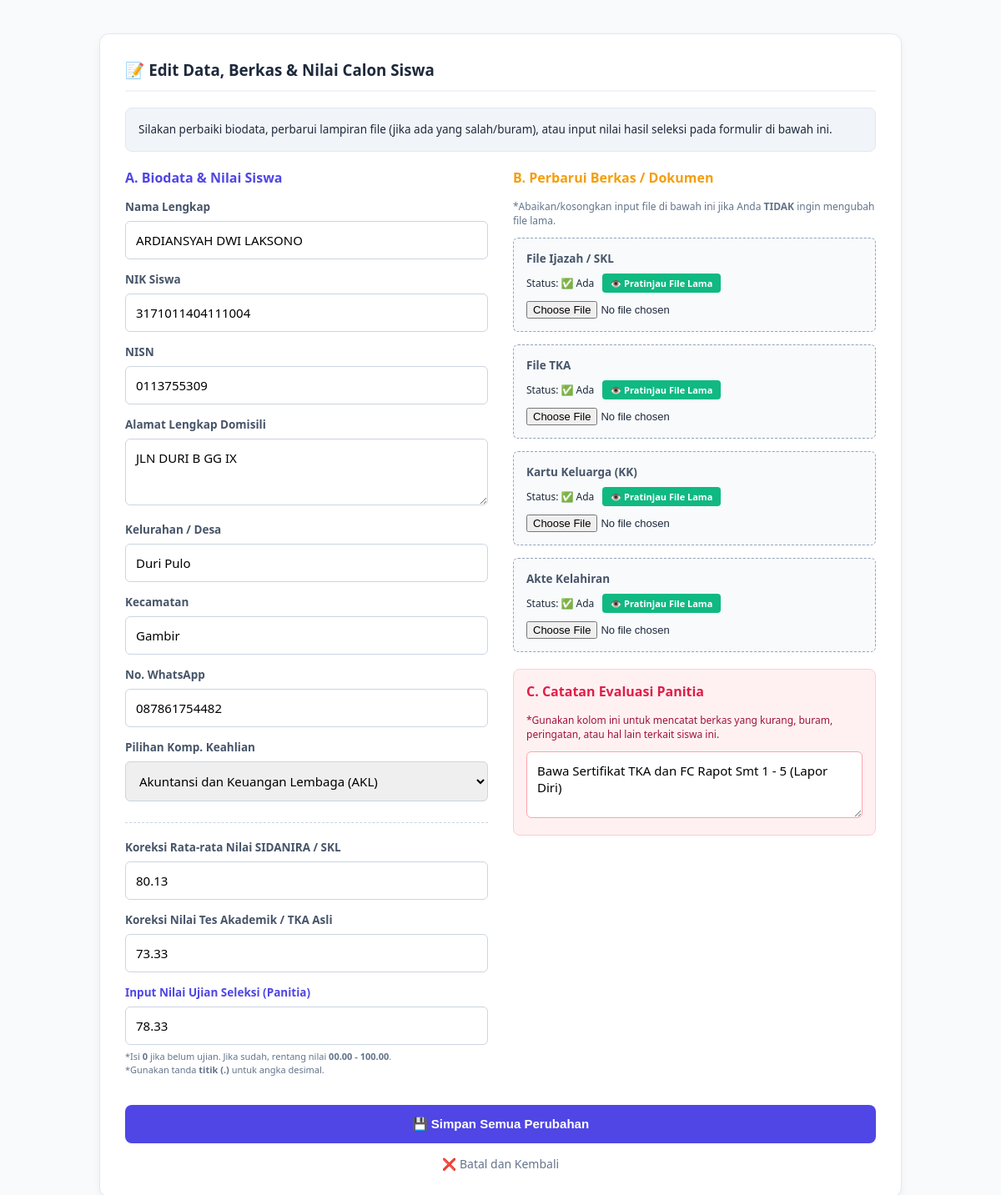
The app's page /spmbsmk/admin/edit.php?id=16&tab=akl (signed in) with its own data.
### tables this page shows
CREATE TABLE `pendaftar` (
  `id` int(11) NOT NULL,
  `no_pendaftaran` varchar(255) DEFAULT NULL,
  `nama_lengkap` varchar(100) NOT NULL,
  `nik` varchar(16) DEFAULT NULL,
  `tempat_lahir` varchar(50) NOT NULL,
  `tanggal_lahir` date NOT NULL,
  `nisn` varchar(10) NOT NULL,
  `no_ijazah` varchar(50) NOT NULL,
  `asal_sekolah` varchar(100) NOT NULL,
  `riwayat_penyakit` varchar(255) DEFAULT NULL,
  `alamat` text DEFAULT NULL,
  `kelurahan` varchar(100) DEFAULT NULL,
  `kecamatan` varchar(100) DEFAULT NULL,
  `no_whatsapp` varchar(15) NOT NULL,
  `pilihan_jurusan` varchar(50) NOT NULL,
  `nilai_skl` decimal(5,2) DEFAULT 0.00,
  `tanggal_daftar` timestamp NOT NULL DEFAULT current_timestamp(),
  `nilai_tka` decimal(5,2) DEFAULT 0.00,
  `nilai_test` decimal(5,2) DEFAULT 0.00,
  `nilai_berkas` decimal(5,2) DEFAULT 0.00,
  `file_ijazah` varchar(255) DEFAULT NULL,
  `file_tka` varchar(255) DEFAULT NULL,
  `file_kk` varchar(255) DEFAULT NULL,
  `file_akte` varchar(255) DEFAULT NULL,
  `no_kk` varchar(16) DEFAULT NULL,
  `status_konfirmasi` varchar(20) DEFAULT 'Belum',
  `gelombang` varchar(20) DEFAULT NULL,
  `alasan_pembatalan` text DEFAULT NULL,
  `file_ktp_bapak` varchar(255) DEFAULT NULL,
  `file_ktp_ibu` varchar(255) DEFAULT NULL,
  `file_sptjm` varchar(255) DEFAULT NULL,
  `status_kjp` enum('Ya','Tidak') DEFAULT 'Tidak',
  `no_rek_kjp` varchar(50) DEFAULT NULL,
  `file_tabungan_kjp` varchar(255) DEFAULT NULL,
  `catatan_panitia` text DEFAULT NULL
);

### spmbsmk/admin/edit.php (the view, shortened to what this page needs)
<?php
require_once __DIR__ . '/config/koneksi.php';
$id = mysqli_real_escape_string($conn, $_GET['id']);
$tab = isset($_GET['tab']) ? $_GET['tab'] : 'akl';
$query = mysqli_query($conn, "SELECT * FROM pendaftar WHERE id = '$id'");
$data = mysqli_fetch_assoc($query);
?>
<!DOCTYPE html>
<html lang="id">
<head>
</head>
<body>
<div class="form-container">
    <h3>📝 Edit Data, Berkas & Nilai Calon Siswa</h3>
    <div class="info-box">
        Silakan perbaiki biodata, perbarui lampiran file (jika ada yang salah/buram), atau input nilai hasil seleksi pada formulir di bawah ini.
    </div>
    <form action="" method="POST" enctype="multipart/form-data">
        <div class="grid-layout">
            <div>
                <div class="section-title">A. Biodata & Nilai Siswa</div>
                <div class="form-group">
                    <label>Nama Lengkap</label>
                    <input type="text" name="nama_lengkap" value="<?php echo htmlspecialchars($data['nama_lengkap'], ENT_QUOTES, 'UTF-8'); ?>" required>
                </div>
                <div class="form-group">
                    <label>NIK Siswa</label>
                    <input type="text" name="nik" value="<?php echo htmlspecialchars($data['nik'], ENT_QUOTES, 'UTF-8'); ?>" required>
                </div>
                <div class="form-group">
                    <label>NISN</label>
                    <input type="text" name="nisn" value="<?php echo htmlspecialchars($data['nisn'], ENT_QUOTES, 'UTF-8'); ?>" required>
                </div>
                <div class="form-group">
                    <label>Alamat Lengkap Domisili</label>
                    <textarea name="alamat" required><?php echo htmlspecialchars($data['alamat'], ENT_QUOTES, 'UTF-8'); ?></textarea>
                </div>
                <div class="form-group">
                    <label>Kelurahan / Desa</label>
                    <input type="text" name="kelurahan" value="<?php echo htmlspecialchars($data['kelurahan'], ENT_QUOTES, 'UTF-8'); ?>" required>
                </div>
                <div class="form-group">
                    <label>Kecamatan</label>
                    <input type="text" name="kecamatan" value="<?php echo htmlspecialchars($data['kecamatan'], ENT_QUOTES, 'UTF-8'); ?>" required>
                </div>
                <div class="form-group">
                    <label>No. WhatsApp</label>
                    <input type="text" name="no_whatsapp" value="<?php echo htmlspecialchars($data['no_whatsapp'], ENT_QUOTES, 'UTF-8'); ?>" required>
                </div>
                <div class="form-group">
                    <label>Pilihan Komp. Keahlian</label>
                    <select name="pilihan_jurusan" required>
                        <option value="Akuntansi dan Keuangan Lembaga" <?php if($data['pilihan_jurusan'] == 'Akuntansi dan Keuangan Lembaga') echo 'selected'; ?>>Akuntansi dan Keuangan Lembaga (AKL)</option>
                    </select>
                </div>
                <div class="divider"></div>
                <div class="form-group">
                    <label for="nilai_skl">Koreksi Rata-rata Nilai SIDANIRA / SKL</label>
                    <input type="number" name="nilai_skl" step="0.01" min="0" max="100"
                        value="<?php echo $data['nilai_skl']; ?>"
                        oninput="if(this.value > 100) this.value = 100; if(this.value < 0) this.value = 0; if(this.value.includes('.')){ let p=this.value.split('.'); if(p[1].length>2) this.value=p[0]+'.'+p[1].substring(0,2); }" required>
                </div>
                <div class="form-group">
                    <label for="nilai_tka">Koreksi Nilai Tes Akademik / TKA Asli</label>
                    <input type="number" name="nilai_tka" step="0.01" min="0" max="100"
                        value="<?php echo $data['nilai_tka']; ?>"
                        oninput="if(this.value > 100) this.value = 100; if(this.value < 0) this.value = 0; if(this.value.includes('.')){ let p=this.value.split('.'); if(p[1].length>2) this.value=p[0]+'.'+p[1].substring(0,2); }" required>
                </div>
                <div class="form-group">
                    <label for="nilai_test" style="color:#4f46e5;">Input Nilai Ujian Seleksi (Panitia)</label>
                    <input type="number" name="nilai_test" step="0.01" min="0" max="100"
                        value="<?php echo $data['nilai_test']; ?>"
                        oninput="if(this.value > 100) this.value = 100; if(this.value.includes('.')){ let p=this.value.split('.'); if(p[1].length>2) this.value=p[0]+'.'+p[1].substring(0,2); }" required>
                    <small style="color:#64748b; font-size:11px; margin-top:6px; display:block; line-height:1.4;">
                        *Isi <b>0</b> jika belum ujian. Jika sudah, rentang nilai <b>00.00 - 100.00</b>.<br>
                        *Gunakan tanda <b>titik (.)</b> untuk angka desimal.
                    </small>
                </div>
            </div>
            <div>
                <div class="section-title" style="color:#f59e0b;">B. Perbarui Berkas / Dokumen</div>
                <p style="font-size:12px; color:#64748b; margin-top:0;">*Abaikan/kosongkan input file di bawah ini jika Anda <b>TIDAK</b> ingin mengubah file lama.</p>
                <div class="form-group file-box">
                    <label>File Ijazah / SKL</label>
                    <?php if(!empty($data['file_ijazah'])): ?>
                        <span style="font-size:12px;">Status: ✅ Ada</span>
                        <a href="view_file.php?file=<?php echo urlencode($data['file_ijazah']); ?>" target="_blank" class="btn-lihat">👁️ Pratinjau File Lama</a>
                    <?php else: ?>
                        <span style="font-size:12px; color:#dc2626;">Status: ❌ Belum ada</span>
                    <?php endif; ?>
                    <input type="file" name="file_ijazah" accept=".pdf,.jpg,.jpeg,.png">
                </div>
                <div class="form-group file-box">
                    <label>File TKA</label>
                    <?php if(!empty($data['file_tka'])): ?>
                        <span style="font-size:12px;">Status: ✅ Ada</span>
                        <a href="view_file.php?file=<?php echo urlencode($data['file_tka']); ?>" target="_blank" class="btn-lihat">👁️ Pratinjau File Lama</a>
                    <?php endif; ?>
                    <input type="file" name="file_tka" accept=".pdf,.jpg,.jpeg,.png">
                </div>
                <div class="form-group file-box">
                    <label>Kartu Keluarga (KK)</label>
                    <?php if(!empty($data['file_kk'])): ?>
                        <span style="font-size:12px;">Status: ✅ Ada</span>
                        <a href="view_file.php?file=<?php echo urlencode($data['file_kk']); ?>" target="_blank" class="btn-lihat">👁️ Pratinjau File Lama</a>
                    <?php endif; ?>
                    <input type="file" name="file_kk" accept=".pdf,.jpg,.jpeg,.png">
                </div>
                <div class="form-group file-box">
                    <label>Akte Kelahiran</label>
                    <?php if(!empty($data['file_akte'])): ?>
                        <span style="font-size:12px;">Status: ✅ Ada</span>
                        <a href="view_file.php?file=<?php echo urlencode($data['file_akte']); ?>" target="_blank" class="btn-lihat">👁️ Pratinjau File Lama</a>
                    <?php endif; ?>
                    <input type="file" name="file_akte" accept=".pdf,.jpg,.jpeg,.png">
                </div>
                <div class="catatan-box">
                    <div class="section-title" style="color:#e11d48; margin-top:0; border-bottom-color:#fecdd3;">C. Catatan Evaluasi Panitia</div>
                    <p style="font-size:12px; color:#9f1239; margin-top:0;">*Gunakan kolom ini untuk mencatat berkas yang kurang, buram, peringatan, atau hal lain terkait siswa ini.</p>
                    <div class="form-group" style="margin-bottom:0;">
                        <textarea name="catatan_panitia" placeholder="Contoh: File KK buram, minta bawa aslinya waktu daftar ulang..."><?php echo isset($data['catatan_panitia']) ? htmlspecialchars($data['catatan_panitia'], ENT_QUOTES, 'UTF-8') : ''; ?></textarea>
                    </div>
                </div>
            </div>
        </div>
        <button type="submit" name="submit" class="btn-submit">💾 Simpan Semua Perubahan</button>
        <a href="admin.php?tab=<?php echo $tab; ?>" class="btn-back">❌ Batal dan Kembali</a>
    </form>
</div>
</body>
</html>

### spmbsmk/admin/edit.php (style rules this page uses)
body { font-family: 'Segoe UI', sans-serif; background: #f8fafc; color: #1e293b; padding: 40px 20px; display: flex; justify-content: center; margin: 0; }
.form-container { background: #fff; width: 100%; max-width: 900px; padding: 30px; border-radius: 12px; box-shadow: 0 4px 10px rgba(0,0,0,0.05); border: 1px solid #e2e8f0; }
h3 { margin-top: 0; color: #1e293b; border-bottom: 2px solid #f1f5f9; padding-bottom: 12px; }
.grid-layout { display: grid; grid-template-columns: 1fr 1fr; gap: 30px; }
.form-group { margin-bottom: 15px; }
label { display: block; margin-bottom: 8px; font-weight: 600; font-size: 13.5px; color: #475569; }
input[type="text"], input[type="number"], select, textarea { width: 100%; padding: 12px; border: 1px solid #cbd5e1; border-radius: 6px; box-sizing: border-box; font-size: 15px; font-family: inherit; }
textarea { resize: vertical; min-height: 80px; }
.file-box { background: #f8fafc; padding: 15px; border: 1px dashed #94a3b8; border-radius: 6px; }
.file-box input[type="file"] { margin-top: 10px; font-size: 13px; width: 100%; }
.btn-lihat { background: #10b981; color: white; padding: 4px 10px; text-decoration: none; border-radius: 4px; font-size: 11px; display: inline-block; margin-left: 5px; font-weight: bold; }
.btn-submit { background: #4f46e5; color: white; padding: 14px; border: none; border-radius: 8px; cursor: pointer; font-weight: 700; width: 100%; font-size: 15px; margin-top: 20px; transition: 0.2s; }
.btn-back { display: block; text-align: center; margin-top: 15px; color: #64748b; text-decoration: none; font-size: 14px; }
.section-title { color: #4f46e5; font-size: 16px; font-weight: 700; margin-bottom: 15px; }
.info-box { background: #f1f5f9; padding: 15px; border-radius: 8px; margin-bottom: 20px; font-size: 13.5px; line-height: 1.6; border: 1px solid #e2e8f0; }
.divider { border-top: 1px dashed #cbd5e1; margin: 25px 0 20px 0; }
.catatan-box { background: #fff1f2; border: 1px solid #fecdd3; padding: 15px; border-radius: 8px; margin-top: 20px; }
.catatan-box textarea { border-color: #fda4af; }

### records on screen
pendaftar: nama_lengkap "ARDIANSYAH DWI LAKSONO", nik "3171011404111004", nisn "0113755309", alamat "JLN DURI B GG IX", kelurahan "Duri Pulo", kecamatan "Gambir", no_whatsapp "087861754482", pilihan_jurusan "Akuntansi dan Keuangan Lembaga (AKL)", nilai_skl "80.13", nilai_tka "73.33", nilai_test "78.33", catatan_panitia "Bawa Sertifikat TKA dan FC Rapot Smt 1 - 5 (Lapor Diri)"
